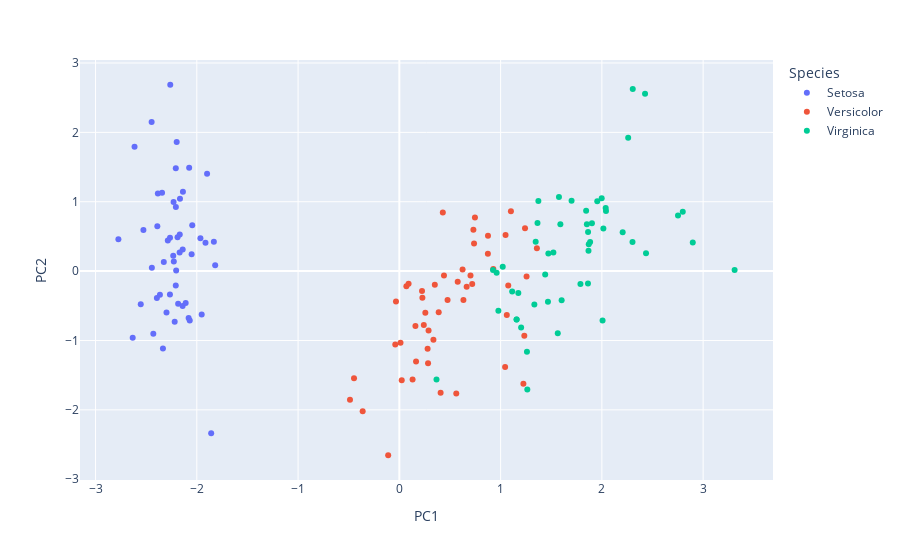

The code cell stored with this chart in its notebook:
### Markdown cell above
### 4.2. Basic 3D Scatter Plot

### Code cell
fig = px.scatter(df_scores, x='PC1', y='PC2',
              color='Species')

fig.show()
